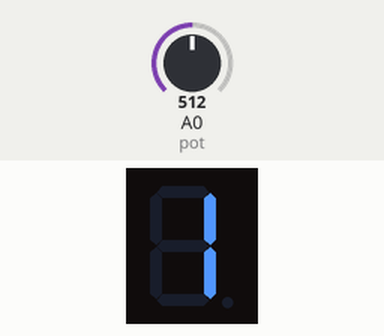
Recording of a sketch running on a simulated Arduino Uno, built with avr-gcc and run on an emulated ATmega328P. Parts: 1-digit seven-segment display. Wiring (inferred from the names in the program): 1-digit 7-segment display, segments lit when HIGH: segments pin 2, pin 3, pin 4, pin 5, pin 6, pin 7, pin 8, pin 9. The test bench sets the inputs (shaded band); at power-on: A0 (pot) = 512. The segment pins are drawn as the display they are named for.

Above: at 2.1 s.
At 11.3 s:
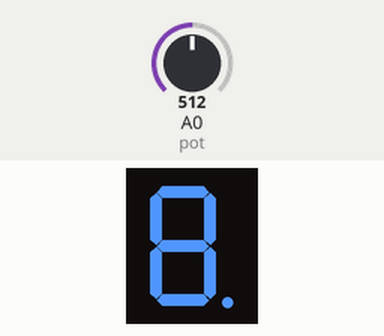
12.1 s: A0 (pot) set to 0
26.1 s: A0 (pot) set to 716
At 28.1 s:
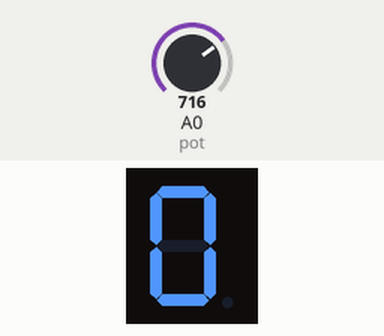
34.5 s: A0 (pot) set to 0
Timing chart, 0 to 37.5 s (numbered marks = the images above; inputs shaded):
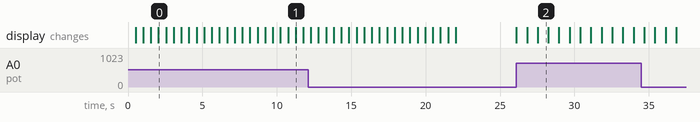

Measured:
- after the input at 26.1 s, the display: first changes at once (image 2 shows a later state)
- what the display in image 0 shows lasts 0.6 s, from 2.0 s to 2.6 s
- what the display in image 2 shows lasts 0.7 s, from 27.5 s to 28.2 s

The sketch:

display_7_seguimentos_com_pot.ino
```cpp
//
const int a = 2;
const int b = 3;
const int c = 4;
const int d = 5;
const int e = 6;
const int f = 7;
const int g = 8;
const int dp = 9;
const int pot = A0;


void setup(){
  pinMode(a, OUTPUT);
  pinMode(b, OUTPUT);
  pinMode(c, OUTPUT);
  pinMode(d, OUTPUT);
  pinMode(e, OUTPUT);
  pinMode(f, OUTPUT);
  pinMode(g, OUTPUT);
  pinMode(dp, OUTPUT);
  pinMode(pot, INPUT);
  Serial.begin(9600);


}

void loop()
{
  //Ajusta o delay global
const int delay2 = analogRead(pot);
  // Codigo para testar o display
  digitalWrite(a, HIGH);
  digitalWrite(b, HIGH);
  digitalWrite(c, HIGH);
  digitalWrite(d, HIGH);
  digitalWrite(e, HIGH);
  digitalWrite(f, HIGH);
  digitalWrite(g, HIGH);
  digitalWrite(dp, HIGH);
  delay(delay2);
  digitalWrite(a, LOW);
  digitalWrite(b, LOW);
  digitalWrite(c, LOW);
  digitalWrite(d, LOW);
  digitalWrite(e, LOW);
  digitalWrite(f, LOW);
  digitalWrite(g, LOW);
  digitalWrite(dp, LOW);
  delay(delay2);

  // Codigo para o 0
  digitalWrite(a, HIGH);
  digitalWrite(b, HIGH);
  digitalWrite(c, HIGH);
  digitalWrite(d, HIGH);
  digitalWrite(e, HIGH);
  digitalWrite(f, HIGH);
  delay(delay2);
  digitalWrite(a, LOW);
  digitalWrite(b, LOW);
  digitalWrite(c, LOW);
  digitalWrite(d, LOW);
  digitalWrite(e, LOW);
  digitalWrite(f, LOW);
  delay(delay2);

  //codigo para o 1
  digitalWrite(b, HIGH);
  digitalWrite(c, HIGH);
  delay(delay2);
  digitalWrite(b, LOW);
  digitalWrite(c, LOW);
  delay(delay2);

  //codigo para o 2
  digitalWrite(a, HIGH);
  digitalWrite(b, HIGH);
  digitalWrite(d, HIGH);
  digitalWrite(e, HIGH);
  digitalWrite(g, HIGH);
  delay(delay2);
  digitalWrite(a, LOW);
  digitalWrite(b, LOW);
  digitalWrite(d, LOW);
  digitalWrite(e, LOW);
  digitalWrite(g, LOW);
  delay(delay2);

  //codigo para o 3

  digitalWrite(a, HIGH);
  digitalWrite(b, HIGH);
  digitalWrite(c, HIGH);
  digitalWrite(d, HIGH);
  digitalWrite(g, HIGH);
  delay(delay2);
  digitalWrite(a, LOW);
  digitalWrite(b, LOW);
  digitalWrite(c, LOW);
  digitalWrite(d, LOW);
  digitalWrite(g, LOW);
  delay(delay2);

  // codigo para o 4

  digitalWrite(b, HIGH);
  digitalWrite(c, HIGH);
  digitalWrite(f, HIGH);
  digitalWrite(g, HIGH);
  delay(delay2);
  digitalWrite(b, LOW);
  digitalWrite(c, LOW);
  digitalWrite(f, LOW);
  digitalWrite(g, LOW);
  delay(delay2);

  // codigo para 5

  digitalWrite(a, HIGH);
  digitalWrite(c, HIGH);
  digitalWrite(d, HIGH);
  digitalWrite(f, HIGH);
  digitalWrite(g, HIGH);
  delay(delay2);
  digitalWrite(a, LOW);
  digitalWrite(c, LOW);
  digitalWrite(d, LOW);
  digitalWrite(f, LOW);
  digitalWrite(g, LOW);
  delay(delay2);

  // codigo para o 6

  digitalWrite(a, HIGH);
  digitalWrite(c, HIGH);
  digitalWrite(d, HIGH);
  digitalWrite(e, HIGH);
  digitalWrite(f, HIGH);
  digitalWrite(g, HIGH);
  delay(delay2);
  digitalWrite(a, LOW);
  digitalWrite(c, LOW);
  digitalWrite(d, LOW);
  digitalWrite(e, LOW);
  digitalWrite(f, LOW);
  digitalWrite(g, LOW);
  delay(delay2);

  // codigo para o 7

  digitalWrite(a, HIGH);
  digitalWrite(b, HIGH);
  digitalWrite(c, HIGH);

  delay(delay2);
  digitalWrite(a, LOW);
  digitalWrite(b, LOW);
  digitalWrite(c, LOW);

  delay(delay2);

  // Codigo para o 8
  digitalWrite(a, HIGH);
  digitalWrite(b, HIGH);
  digitalWrite(c, HIGH);
  digitalWrite(d, HIGH);
  digitalWrite(e, HIGH);
  digitalWrite(f, HIGH);
  digitalWrite(g, HIGH);
  delay(delay2);
  digitalWrite(a, LOW);
  digitalWrite(b, LOW);
  digitalWrite(c, LOW);
  digitalWrite(d, LOW);
  digitalWrite(e, LOW);
  digitalWrite(f, LOW);
  digitalWrite(g, LOW);
  delay(delay2);

  // Codigo para o 9
  digitalWrite(a, HIGH);
  digitalWrite(b, HIGH);
  digitalWrite(c, HIGH);
  digitalWrite(d, HIGH);
  digitalWrite(f, HIGH);
  digitalWrite(g, HIGH);
  delay(delay2);
  digitalWrite(a, LOW);
  digitalWrite(b, LOW);
  digitalWrite(c, LOW);
  digitalWrite(d, LOW);
  digitalWrite(f, LOW);
  digitalWrite(g, LOW);
  delay(delay2);

}
```

lista3ex5.ino
```cpp
const int botao = 2;
```
